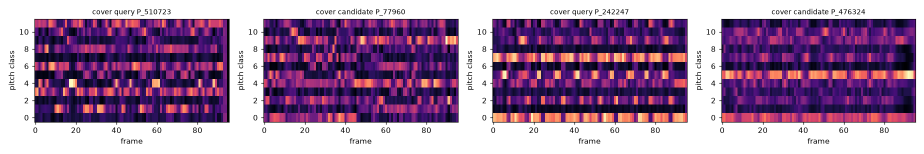
#> input picture reports/figures/calibration_cover_pairs_hpcp.png, 1848 x 308 px (shown at 1/2 size); its folder holds 8 pictures in this run
$ python extract_figures.py
#> lines starting #> are read from the running program, lines starting #| are printed output that depends on the picture; after the words box and inside, x2 and y2 are one past the last pixel; in counts of white or black regions, pixels touching at a corner belong together
"""Decode committed report figures back into small numeric grids for the website.

The Da-TACOS HPCP features are CC BY-NC-SA and are never committed, so the website
cannot load them. What *is* committed are the matplotlib figures in
``reports/figures/``, rendered by ``src/cover_retrieval/evaluation/analysis.py``:

* HPCP matrices: ``imshow(..., cmap="magma", origin="lower")``, per-panel min/max colour scale;
* cost matrices: ``imshow(..., cmap="viridis_r", vmin=p1, vmax=p99, origin="lower")`` with the
  DTW path drawn on top in pure red;
* rotation scores: 12 bars of profile cosine, y axis from 0 to 1.

This script inverts the colour maps (nearest colour in the 256-entry LUT) and reads
bar heights, so every value it writes is *relative* and quantised: a colour-scale
position in [0, 1], not the original feature value. The website says so wherever it
shows them. Output: ``web/src/data/generated/figures.json``.

Run from the repository root:  python web/scripts/extract_figures.py
"""

from __future__ import annotations

import base64
import json
from pathlib import Path

import numpy as np
from matplotlib import colormaps
from PIL import Image

ROOT = Path(__file__).resolve().parents[2]
FIGURES = ROOT / "reports" / "figures"
OUT = ROOT / "web" / "src" / "data" / "generated" / "figures.json"


def load(name: str) -> np.ndarray:
#> called with name = 'calibration_cover_pairs_hpcp.png'
    return np.asarray(Image.open(FIGURES / name).convert("RGB")).astype(np.int32)


def axes_boxes(img: np.ndarray, min_run: int = 150) -> list[tuple[int, int, int, int]]:
    """Axes rectangles (x0, x1, y_top, y_bottom) found from the black spines, left to right."""
#> called with min_run = 150
    dark = img.sum(axis=2) < 150
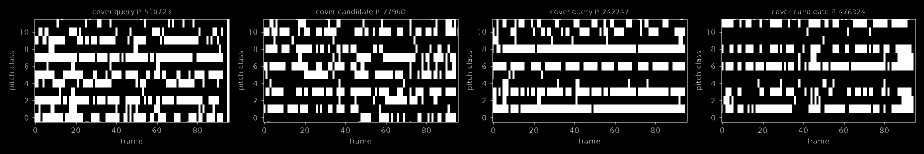
#> dark: shape (308, 1848) bool (shown at 1/2 size); 20.6% white; 706 white regions (544 under 20 px), largest, box (x1, y1, x2, y2) and area: (65, 38, 459, 249) 19598, (981, 38, 1375, 249) 12571, (523, 38, 917, 249) 7611
    found: dict[tuple[int, int], list[int]] = {}
    for y in range(dark.shape[0]):
        row = dark[y]
        x = 0
        while x < row.size:
            if row[x]:
                s = x
                while x < row.size and row[x]:
                    x += 1
                if x - s > min_run:
                    found.setdefault((s, x), []).append(y)
            x += 1
#> after the loop, found = 6 items
    # a real axes box has its left and right spine running between the two horizontal spines
    boxes = []
    for (x0, x1), ys in found.items():
        top, bottom = min(ys), max(ys)
        if bottom - top < 40:
            continue
        lx = max(range(x0, min(x0 + 5, x1)), key=lambda x: dark[top:bottom, x].mean())
        rx = max(range(max(x1 - 5, x0), x1), key=lambda x: dark[top:bottom, x].mean())
        if dark[top:bottom, lx].mean() > 0.95 and dark[top:bottom, rx].mean() > 0.95:
            boxes.append((lx, rx + 1, top, bottom))
#> this loop made 6 passes
#> (x0, x1, top, bottom, lx, rx) on passes 1 to 4: (69, 459, 38, 244, 69, 454), (527, 917, 38, 244, 527, 916), (985, 1375, 38, 244, 985, 1374), (1443, 1832, 38, 244, 1443, 1831)
#> (x0, x1, top, bottom) on passes 5 to 6: (1074, 1272, 89, 105), (1187, 1370, 209, 225)
#> after the loop, boxes = [(69, 455, 38, 244), (527, 917, 38, 244), (985, 1375, 38, 244), (1443, 1832, 38, 244)]
    boxes.sort()
    # drop boxes nested in another (dark magma rows can mimic spines)
    return [b for b in boxes if not any(o != b and o[0] <= b[0] and o[1] >= b[1] and o[2] <= b[2] and o[3] >= b[3] for o in boxes)]


def lut(name: str) -> np.ndarray:
    cmap = colormaps[name]
    return np.array([cmap(i / 255)[:3] for i in range(256)]) * 255


def invert(pixels: np.ndarray, table: np.ndarray) -> np.ndarray:
    """Nearest LUT index for each pixel -> value in [0, 1]."""
    flat = pixels.reshape(-1, 3)[:, None, :]
    d = ((flat - table[None, :, :]) ** 2).sum(axis=2)
    return (d.argmin(axis=1) / 255.0).reshape(pixels.shape[:-1])


def is_red(px: np.ndarray) -> np.ndarray:
    return (px[..., 0] > 180) & (px[..., 1] < 110) & (px[..., 2] < 110)


def cell_centres(lo: int, hi: int, n: int) -> np.ndarray:
    """Pixel centres of n cells spanning the interior between two spine pixels."""
    return lo + (np.arange(n) + 0.5) * (hi - lo) / n


def sample_matrix(img, box, rows: int, cols: int, cmap: str, reverse: bool = False):
    x0, x1, top, bottom = box
    xs = np.round(cell_centres(x0, x1 - 1, cols)).astype(int)
    ys = np.round(cell_centres(top, bottom, rows)).astype(int)[::-1]  # origin="lower"
    patch = img[np.ix_(ys, xs)]
    values = invert(patch, lut(cmap))
    if reverse:
        values = 1.0 - values
    red = is_red(patch)
    if red.any():  # in-paint cells hidden under the drawn path from their horizontal neighbours
        for i, j in zip(*np.nonzero(red)):
            neigh = [values[i, k] for k in (j - 2, j - 1, j + 1, j + 2) if 0 <= k < cols and not red[i, k]]
            values[i, j] = float(np.mean(neigh)) if neigh else values[i, j]
    return values, red


def red_path(img, box, n: int) -> list[list[float]]:
    """DTW path as drawn: for each query frame i, the mean candidate position of red pixels."""
    x0, x1, top, bottom = box
    region = is_red(img[top + 1 : bottom, x0 + 1 : x1 - 1])
    path = []
    height = bottom - top
    width = x1 - 1 - x0
    for i in range(n):
        yc = bottom - (i + 0.5) * height / n
        y_lo, y_hi = int(yc - height / n / 2) - top - 1, int(yc + height / n / 2) - top - 1
        band = region[max(y_lo, 0) : max(y_hi, 1)]
        cols = np.nonzero(band.any(axis=0))[0]
        if cols.size:
            j = (cols.mean() + 1) * n / width - 0.5
            path.append([i, round(float(j), 2)])
    return path


def bars(img, box) -> list[float]:
    """Heights of 12 bars on a 0..1 y axis (x axis at -0.5..11.5 + matplotlib margins)."""
    x0, x1, top, bottom = box
    # matplotlib bar default: xlim = (-0.5 - 0.6*? ) -> use detected non-white columns instead
    region = img[top + 2 : bottom - 1, x0 + 2 : x1 - 2]
    coloured = (np.abs(region - 255).sum(axis=2) > 60)
    cols = coloured.any(axis=0)
    # group contiguous coloured columns into bars
    groups, start = [], None
    for k, c in enumerate(list(cols) + [False]):
        if c and start is None:
            start = k
        elif not c and start is not None:
            groups.append((start, k))
            start = None
    groups = [g for g in groups if g[1] - g[0] > 5]
    assert len(groups) == 12, f"expected 12 bars, found {len(groups)}"
    height = bottom - top
    out = []
    for a, b in groups:
        mid = (a + b) // 2
        ys = np.nonzero(coloured[:, mid])[0]
        top_px = ys.min() + top + 2
        out.append(round(float((bottom - top_px) / height), 3))
    return out


def packed(m: np.ndarray) -> dict[str, object]:
    """Colour-scale positions are 256-level LUT indices, so uint8 + base64 is lossless."""
    q = np.clip(np.round(m * 255), 0, 255).astype(np.uint8)
    return {"shape": list(q.shape), "u8": base64.b64encode(q.tobytes()).decode("ascii")}


def main() -> None:
    result: dict[str, object] = {
        "_note": "Generated by web/scripts/extract_figures.py from reports/figures/*.png. "
        "Values are colour-scale positions recovered by colour-map inversion (uint8 / 255, row-major, base64), not raw features.",
    }

    # --- HPCP pairs (12 x 96, magma, per-panel scale) --------------------------------
    hpcp = {}
    for fig, titles in [
        ("calibration_cover_pairs_hpcp.png", ["P_510723", "P_77960", "P_242247", "P_476324"]),
        ("calibration_noncover_pairs_hpcp.png", ["P_510723", "P_355091", "P_242247", "P_130947"]),
    ]:
        img = load(fig)
        boxes = axes_boxes(img)
        assert len(boxes) == 4, (fig, boxes)
        for pid, box in zip(titles, boxes):
            values, _ = sample_matrix(img, box, 12, 96, "magma")
            hpcp.setdefault(pid, {"source": f"reports/figures/{fig}", "values": packed(values)})
#> this loop made 4 passes
#> after the loop, hpcp = 4 items
#> pass 2 of the loop in main, `for fig, titles in [`:
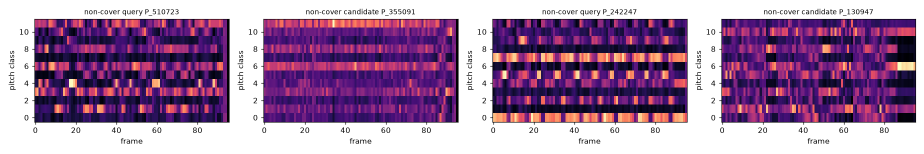
#> input picture reports/figures/calibration_noncover_pairs_hpcp.png, 1848 x 308 px (shown at 1/2 size)
#> in axes_boxes (call 2), `dark = img.sum(axis=2) < 150`:
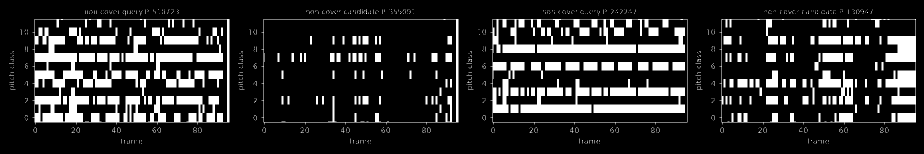
#> dark: shape (308, 1848) bool (shown at 1/2 size); 16.6% white; 754 white regions (593 under 20 px), largest, box (x1, y1, x2, y2) and area: (65, 38, 459, 249) 19598, (981, 38, 1375, 249) 12571, (1439, 38, 1832, 249) 9986
#> the loop in axes_boxes (call 2), `for (x0, x1), ys in found.items():` made 6 passes
#> after the loop in axes_boxes (call 2), `for (x0, x1), ys in found.items():`: boxes = [(69, 455, 38, 244), (527, 913, 38, 244), (985, 1375, 38, 244), (1443, 1832, 38, 244)]
#> the loop in main, `for pid, box in zip(titles, boxes):` made 4 passes
#> (pid, box, x0 in sample_matrix, x1 in sample_matrix) on passes 1 to 4: ('P_510723', (69, 455, 38, 244), 69, 455), ('P_355091', (527, 913, 38, 244), 527, 913), ('P_242247', (985, 1375, 38, 244), 985, 1375), ('P_130947', (1443, 1832, 38, 244), 1443, 1832)
#> pass 2, in invert (call 6), `d = ((flat - table[None, :, :]) ** 2).sum(axis=2)`:
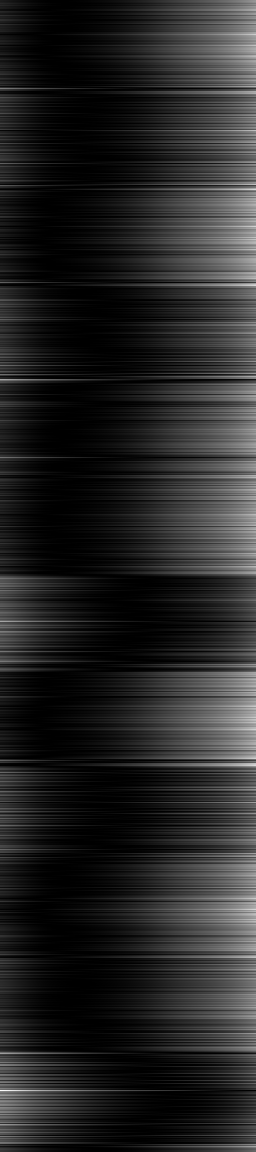
#> d: shape (1152, 256) float64; min 0.0454, max 161400.9, mean 23859.7; drawn with min black and max white
#> after the loop in main, `for pid, box in zip(titles, boxes):`: hpcp = 6 items
    result["hpcp"] = hpcp

    # --- raw vs preprocessed (profile figure) ----------------------------------------
    img = load("profile_raw_vs_resampled.png")
#> call 3 of load, with name = 'profile_raw_vs_resampled.png'
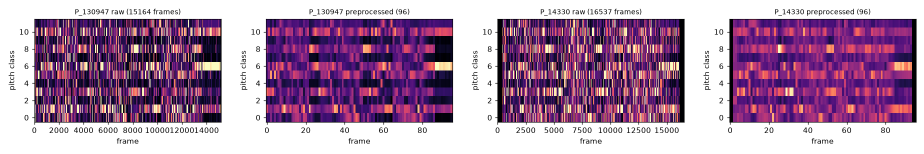
#> input picture reports/figures/profile_raw_vs_resampled.png, 1848 x 308 px (shown at 1/2 size)
    boxes = axes_boxes(img)
#> in axes_boxes (call 3), `dark = img.sum(axis=2) < 150`: dark: shape (308, 1848) bool; 14.7% white; 1143 white regions (891 under 20 px), largest, box (x1, y1, x2, y2) and area: (65, 38, 443, 249) 22731, (991, 38, 1369, 249) 13234, (528, 38, 906, 249) 9694
#> boxes = [(69, 442, 38, 244), (532, 906, 38, 244), (995, 1365, 38, 244), (1459, 1829, 38, 244)]
    assert len(boxes) == 4, boxes
    raw_w = boxes[0][1] - boxes[0][0] - 2
#> raw_w = 371
    raw, _ = sample_matrix(img, boxes[0], 12, raw_w, "magma")
#> in invert (call 9), `d = ((flat - table[None, :, :]) ** 2).sum(axis=2)`:
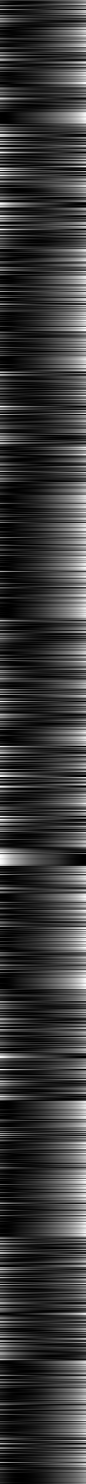
#> d: shape (4452, 256) float64 (shown at 1/3 size); min 0.0454, max 162658.9, mean 35969.2; drawn with min black and max white
    pre, _ = sample_matrix(img, boxes[1], 12, 96, "magma")
#> in invert (call 10), `flat = pixels.reshape(-1, 3)[:, None, :]`: flat = 1152 rows, first 8: [64, 15, 115], [53, 15, 106], [129, 37, 129], [47, 16, 98], [105, 28, 128], [40, 17, 89], [75, 16, 121], [119, 33, 129]
#> in invert (call 10), `d = ((flat - table[None, :, :]) ** 2).sum(axis=2)`:
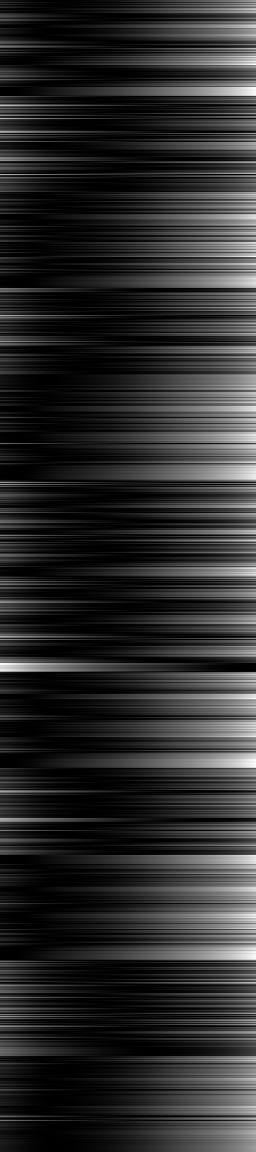
#> d: shape (1152, 256) float64; min 0.0454, max 162658.9, mean 28168.7; drawn with min black and max white
    result["profile"] = {
        "source": "reports/figures/profile_raw_vs_resampled.png",
        "pid": "P_130947",
        "raw_frames": 15164,
        "raw_pixels": packed(raw),
        "preprocessed": packed(pre),
    }

    # --- rotation scores (bars) ------------------------------------------------------
    img = load("calibration_rotation_scores.png")
#> call 4 of load, with name = 'calibration_rotation_scores.png'
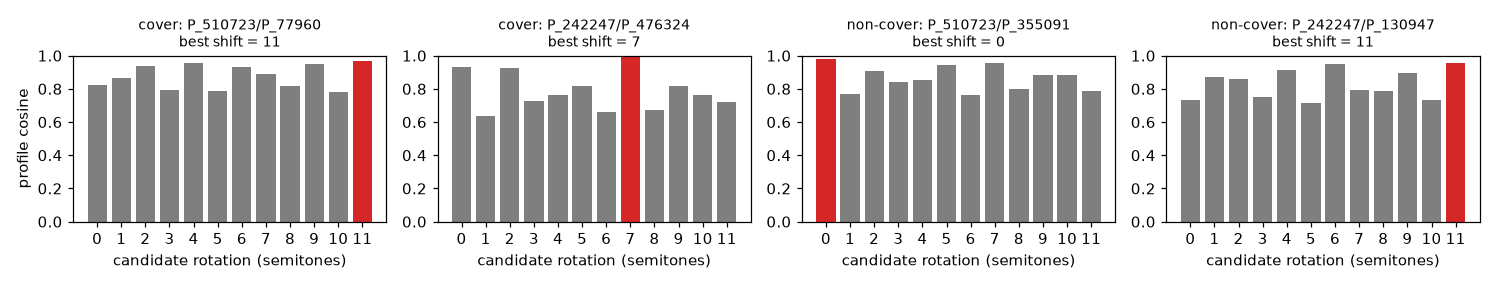
#> input picture reports/figures/calibration_rotation_scores.png, 1496 x 286 px
    boxes = axes_boxes(img)
#> call 4 of axes_boxes, with min_run = 150
#> in axes_boxes (call 4), `dark = img.sum(axis=2) < 150`:
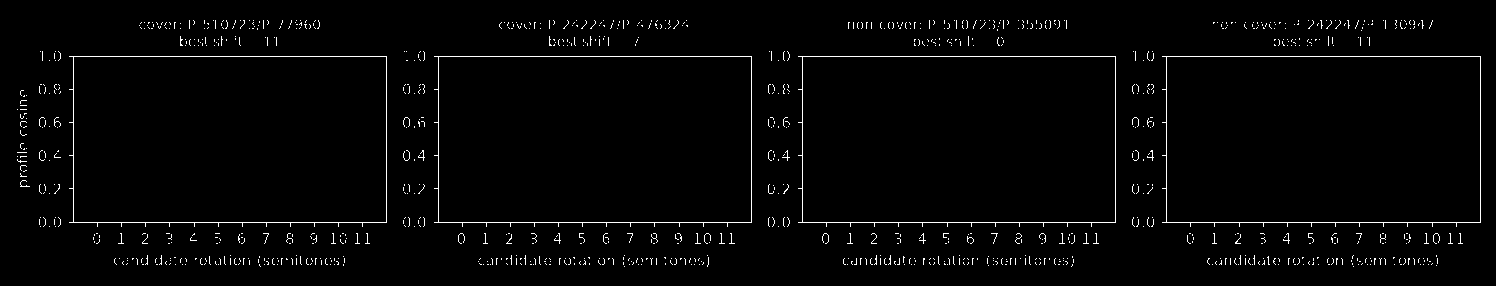
#> dark: shape (286, 1496) bool; 2% white in thin lines or dots, all inside (x1, y1, x2, y2) = (17, 20, 1481, 267)
#> after the loop in axes_boxes (call 4), `for y in range(dark.shape[0]):`: found = {(69, 387): [56, 222], (434, 752): [56, 222], (798, 1116): [56, 222], (1162, 1481): [56, 222]}
#> the loop in axes_boxes (call 4), `for (x0, x1), ys in found.items():` made 4 passes
#> (x0, x1, lx, rx) on passes 1 to 4: (69, 387, 73, 386), (434, 752, 438, 751), (798, 1116, 802, 1115), (1162, 1481, 1166, 1480)
#> after the loop in axes_boxes (call 4), `for (x0, x1), ys in found.items():`: boxes = [(73, 387, 56, 222), (438, 752, 56, 222), (802, 1116, 56, 222), (1166, 1481, 56, 222)]
    assert len(boxes) == 4, boxes
    pairs = [
        ("cover", "P_510723", "P_77960", 11),
        ("cover", "P_242247", "P_476324", 7),
        ("non-cover", "P_510723", "P_355091", 0),
        ("non-cover", "P_242247", "P_130947", 11),
    ]
    rotations = []
    for (kind, q, c, best), box in zip(pairs, boxes):
        scores = bars(img, box)
        assert int(np.argmax(scores)) == best, (q, c, scores)
        rotations.append({"kind": kind, "query": q, "candidate": c, "best_shift": best, "profile_cosine": scores})
#> this loop made 4 passes
#> (kind, q, c, best, box, x0 in bars, x1 in bars) on passes 1 to 4: ('cover', 'P_510723', 'P_77960', 11, (73, 387, 56, 222), 73, 387), ('cover', 'P_242247', 'P_476324', 7, (438, 752, 56, 222), 438, 752), ('non-cover', 'P_510723', 'P_355091', 0, (802, 1116, 56, 222), 802, 1116), ('non-cover', 'P_242247', 'P_130947', 11, (1166, 1481, 56, 222), 1166, 1481)
#> pass 2, in bars (call 2), `coloured = (np.abs(region - 255).sum(axis=2) > 60)`:
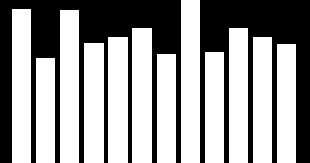
#> coloured: shape (163, 310) bool; 59.3% white; 2 black regions, box (x1, y1, x2, y2) and area: (0, 0, 181, 163) 11984, (200, 0, 310, 163) 8601
#> after the loop, rotations = 4 items
    result["rotations"] = {"source": "reports/figures/calibration_rotation_scores.png", "pairs": rotations}

    # --- cost matrices with DTW path -------------------------------------------------
    alignments = {}
    specs = [
        ("error_success_P_797406.png", [
            ("P_797406|P_797408", "cover", 0, 0.021),
            ("P_797406|P_31055", "non-cover", 5, 0.036),
        ]),
        ("calibration_alignment_paths.png", [
            ("P_510723|P_77960", "cover", 11, 0.124),
            ("P_242247|P_476324", "cover", 7, 0.042),
            ("P_510723|P_355091", "non-cover", 0, 0.109),
            ("P_242247|P_130947", "non-cover", 11, 0.109),
        ]),
    ]
    for fig, items in specs:
        img = load(fig)
        boxes = axes_boxes(img)
        assert len(boxes) == len(items), (fig, boxes)
        for (key, kind, shift, cost), box in zip(items, boxes):
            values, _ = sample_matrix(img, box, 96, 96, "viridis", reverse=True)
            alignments[key] = {
                "source": f"reports/figures/{fig}",
                "kind": kind,
                "shift": shift,
                "published_cost": cost,
                "cost": packed(values),
                "published_path": red_path(img, box, 96),
            }
    result["alignments"] = alignments

    OUT.parent.mkdir(parents=True, exist_ok=True)
    OUT.write_text(json.dumps(result, separators=(",", ":")))
    print(f"wrote {OUT.relative_to(ROOT)} ({OUT.stat().st_size / 1024:.0f} KB)")


if __name__ == "__main__":
#> (the run stopped early here; a loop or call above may not have finished)
